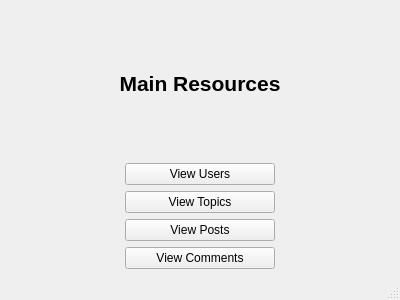
<?xml version="1.0" encoding="UTF-8"?>
<ui version="4.0">
 <class>MainWindow</class>
 <widget class="QMainWindow" name="MainWindow">
  <property name="geometry">
   <rect>
    <x>0</x>
    <y>0</y>
    <width>400</width>
    <height>300</height>
   </rect>
  </property>
  <property name="minimumSize">
   <size>
    <width>400</width>
    <height>300</height>
   </size>
  </property>
  <property name="maximumSize">
   <size>
    <width>400</width>
    <height>300</height>
   </size>
  </property>
  <property name="windowTitle">
   <string>Admin panel</string>
  </property>
  <widget class="QWidget" name="centralwidget">
   <layout class="QVBoxLayout" name="verticalLayout_2">
    <item>
     <layout class="QVBoxLayout" name="verticalLayout">
      <item>
       <widget class="QLabel" name="title">
        <property name="font">
         <font>
          <pointsize>16</pointsize>
          <bold>true</bold>
         </font>
        </property>
        <property name="text">
         <string>Main Resources</string>
        </property>
        <property name="alignment">
         <set>Qt::AlignCenter</set>
        </property>
       </widget>
      </item>
      <item>
       <layout class="QHBoxLayout" name="horizontalLayout">
        <item>
         <spacer name="horizontalSpacer_2">
          <property name="orientation">
           <enum>Qt::Horizontal</enum>
          </property>
          <property name="sizeHint" stdset="0">
           <size>
            <width>40</width>
            <height>20</height>
           </size>
          </property>
         </spacer>
        </item>
        <item>
         <widget class="QPushButton" name="usersButton">
          <property name="minimumSize">
           <size>
            <width>150</width>
            <height>0</height>
           </size>
          </property>
          <property name="text">
           <string>View Users</string>
          </property>
         </widget>
        </item>
        <item>
         <spacer name="horizontalSpacer">
          <property name="orientation">
           <enum>Qt::Horizontal</enum>
          </property>
          <property name="sizeHint" stdset="0">
           <size>
            <width>40</width>
            <height>20</height>
           </size>
          </property>
         </spacer>
        </item>
       </layout>
      </item>
      <item>
       <layout class="QHBoxLayout" name="horizontalLayout_2">
        <item>
         <spacer name="horizontalSpacer_4">
          <property name="orientation">
           <enum>Qt::Horizontal</enum>
          </property>
          <property name="sizeHint" stdset="0">
           <size>
            <width>40</width>
            <height>20</height>
           </size>
          </property>
         </spacer>
        </item>
        <item>
         <widget class="QPushButton" name="topicsButton">
          <property name="minimumSize">
           <size>
            <width>150</width>
            <height>0</height>
           </size>
          </property>
          <property name="text">
           <string>View Topics</string>
          </property>
         </widget>
        </item>
        <item>
         <spacer name="horizontalSpacer_3">
          <property name="orientation">
           <enum>Qt::Horizontal</enum>
          </property>
          <property name="sizeHint" stdset="0">
           <size>
            <width>40</width>
            <height>20</height>
           </size>
          </property>
         </spacer>
        </item>
       </layout>
      </item>
      <item>
       <layout class="QHBoxLayout" name="horizontalLayout_3">
        <item>
         <spacer name="horizontalSpacer_6">
          <property name="orientation">
           <enum>Qt::Horizontal</enum>
          </property>
          <property name="sizeHint" stdset="0">
           <size>
            <width>40</width>
            <height>20</height>
           </size>
          </property>
         </spacer>
        </item>
        <item>
         <widget class="QPushButton" name="postsButton">
          <property name="minimumSize">
           <size>
            <width>150</width>
            <height>0</height>
           </size>
          </property>
          <property name="text">
           <string>View Posts</string>
          </property>
         </widget>
        </item>
        <item>
         <spacer name="horizontalSpacer_5">
          <property name="orientation">
           <enum>Qt::Horizontal</enum>
          </property>
          <property name="sizeHint" stdset="0">
           <size>
            <width>40</width>
            <height>20</height>
           </size>
          </property>
         </spacer>
        </item>
       </layout>
      </item>
      <item>
       <layout class="QHBoxLayout" name="horizontalLayout_4">
        <item>
         <spacer name="horizontalSpacer_8">
          <property name="orientation">
           <enum>Qt::Horizontal</enum>
          </property>
          <property name="sizeHint" stdset="0">
           <size>
            <width>40</width>
            <height>20</height>
           </size>
          </property>
         </spacer>
        </item>
        <item>
         <widget class="QPushButton" name="commButton">
          <property name="minimumSize">
           <size>
            <width>150</width>
            <height>0</height>
           </size>
          </property>
          <property name="text">
           <string>View Comments</string>
          </property>
         </widget>
        </item>
        <item>
         <spacer name="horizontalSpacer_7">
          <property name="orientation">
           <enum>Qt::Horizontal</enum>
          </property>
          <property name="sizeHint" stdset="0">
           <size>
            <width>40</width>
            <height>20</height>
           </size>
          </property>
         </spacer>
        </item>
       </layout>
      </item>
     </layout>
    </item>
   </layout>
  </widget>
  <widget class="QStatusBar" name="statusbar"/>
 </widget>
 <resources/>
 <connections/>
</ui>
